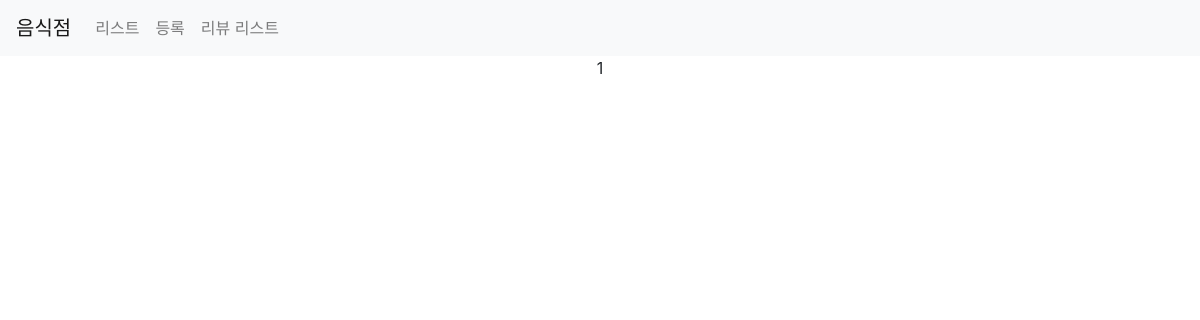
/third/list/?page=2, run on an earlier commit of the app's database.
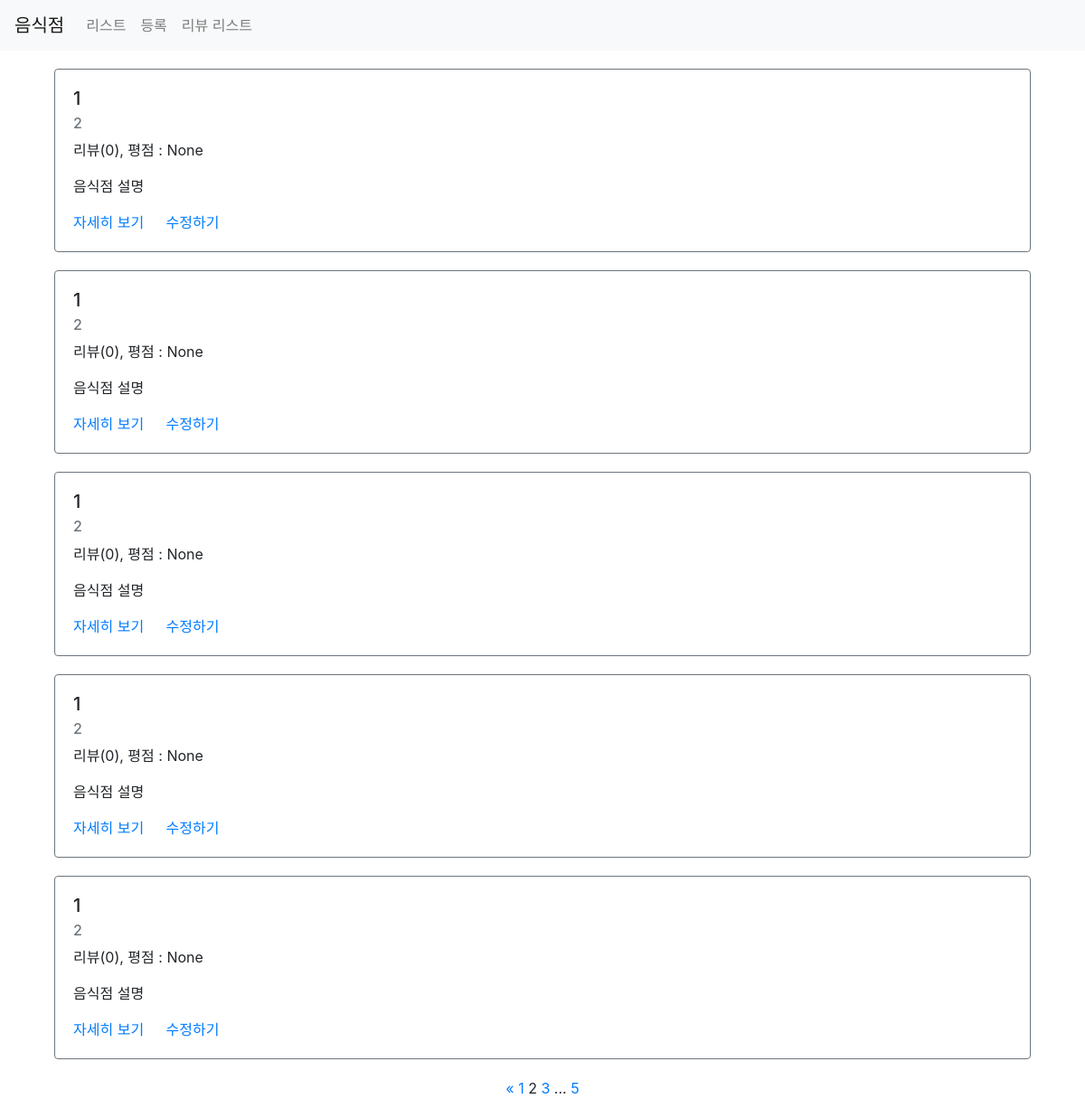
And on a later commit of the database.
### third/models.py (models this page shows)
class Restaurant(models.Model):
    name = models.CharField(max_length=30)
    address = models.CharField(max_length=200)
    password = models.CharField(max_length=20, default=None, null=True)
    image = models.CharField(max_length=500, default=None, null=True)
    created_at = models.DateTimeField(auto_now_add=True)
    updated_at = models.DateTimeField(auto_now=True)

### third/views.py (the view)
# urls.py: path('list/', views.list, name='list'),
def list(request):
    restaurant = (Restaurant.objects.all().annotate(reviews_count=Count('review'))
                  .annotate(average_point=Avg('review__point')))
    paginator = Paginator(restaurant, 5)
    page = request.GET.get('page') # third/list?page=1
    items = paginator.get_page(page)
    context = {
        "restaurants": items
    }
    return render(request, 'third/list.html', context)

### third/templates/third/list.html
{% extends 'third/base.html' %}
{% load static %}
{% block content %}
<div class="container">
    {% for item in restaurants %}
    <div class="row restaurant-item" style="margin:20px auto;">
        <div class="col-sm-12">
            <div class="card border-secondary">
                <div class="card-body">
                    <h5 class="card-title">{{ item.name }}</h5>
                    <h6 class="card-subtitle mb-2 text-muted">{{ item.address }}</h6>
                    <p class="card-text">리뷰({{ item.reviews_count }}), 평점 : {{ item.average_point }}</p>
                    <p class="card-text">음식점 설명</p>
                    <a href="{% url 'restaurant-detail' id=item.id %}" class="card-link">자세히 보기</a>
                    <a href="{% url 'restaurant-update' %}?id={{ item.id }}" class="card-link">수정하기</a>
                </div>
            </div>
        </div>
    </div>
    {% endfor %}
    <div class="row">
        <div class="col-sm-12 text-center">
            <div class="pagination">
                <span class="step-links text-center" style="width:100%">
                    {% if restaurants.has_previous %}
                        <a href="?page=1">&laquo;</a>
                        <a href="?page={{ restaurants.previous_page_number }}">{{ restaurants.previous_page_number }}</a>
                    {% endif %}
                    <span class="current">
                        {{ restaurants.number }}
                    </span>
                    {% if restaurants.has_next %}
                        <a href="?page={{ restaurants.next_page_number }}">{{ restaurants.next_page_number }}</a>
                        ...
                        <a href="?page={{ restaurants.paginator.num_pages }}">{{ restaurants.paginator.num_pages }}</a>
                    {% endif %}
                </span>
            </div>
        </div>
    </div>
</div>
{% endblock %}

What changed in the data, as far as the page shows it:
added Restaurant: name "1", address "2", reviews_count "0", average_point "None"
added Restaurant: name "1", address "2", reviews_count "0", average_point "None"
added Restaurant: name "1", address "2", reviews_count "0", average_point "None"
added Restaurant: name "1", address "2", reviews_count "0", average_point "None"
added Restaurant: name "1", address "2", reviews_count "0", average_point "None"
Also different on the page:
{{ restaurants.previous_page_number }}: (not shown) → "1"
{{ restaurants.number }}: "1" → "2"
{{ restaurants.next_page_number }}: (not shown) → "3"
{{ restaurants.paginator.num_pages }}: (not shown) → "5"
